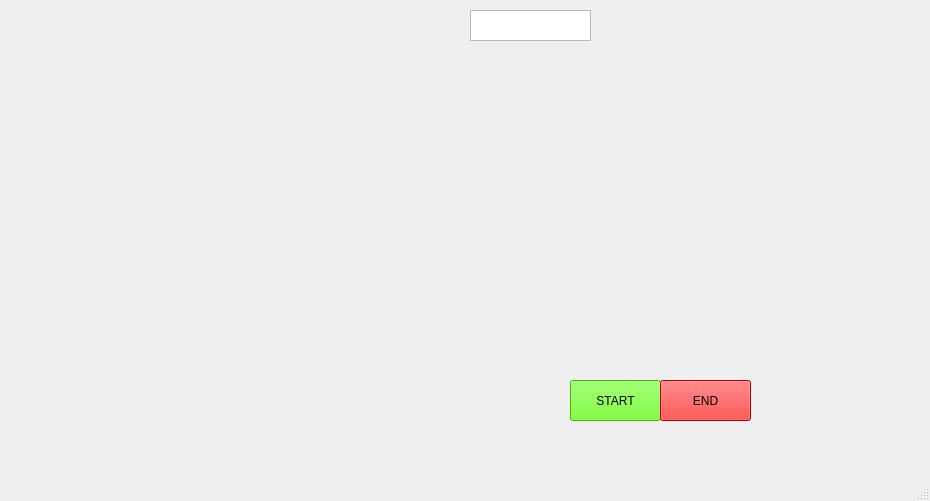
<?xml version="1.0" encoding="UTF-8"?>
<ui version="4.0">
 <class>MainWindow</class>
 <widget class="QMainWindow" name="MainWindow">
  <property name="geometry">
   <rect>
    <x>0</x>
    <y>0</y>
    <width>930</width>
    <height>501</height>
   </rect>
  </property>
  <property name="windowTitle">
   <string>MainWindow</string>
  </property>
  <widget class="QWidget" name="centralwidget">
   <widget class="QLabel" name="label">
    <property name="geometry">
     <rect>
      <x>0</x>
      <y>0</y>
      <width>921</width>
      <height>471</height>
     </rect>
    </property>
    <property name="styleSheet">
     <string notr="true"/>
    </property>
    <property name="text">
     <string/>
    </property>
    <property name="pixmap">
     <pixmap>jarvis.gif</pixmap>
    </property>
    <property name="scaledContents">
     <bool>true</bool>
    </property>
   </widget>
   <widget class="QPushButton" name="pushButton">
    <property name="geometry">
     <rect>
      <x>570</x>
      <y>380</y>
      <width>91</width>
      <height>41</height>
     </rect>
    </property>
    <property name="styleSheet">
     <string notr="true">background-color: rgb(85, 255, 0);
font: 75 16pt &quot;Consolas&quot;;</string>
    </property>
    <property name="text">
     <string>START</string>
    </property>
    <property name="icon">
     <iconset theme="START">
      <normaloff>.</normaloff>.</iconset>
    </property>
   </widget>
   <widget class="QPushButton" name="pushButton_2">
    <property name="geometry">
     <rect>
      <x>660</x>
      <y>380</y>
      <width>91</width>
      <height>41</height>
     </rect>
    </property>
    <property name="styleSheet">
     <string notr="true">background-color: rgb(255, 0, 0);
font: 75 16pt &quot;Consolas&quot;;</string>
    </property>
    <property name="text">
     <string>END</string>
    </property>
    <property name="icon">
     <iconset theme="START">
      <normaloff>C:/Program Files (x86)/Qt Designer</normaloff>C:/Program Files (x86)/Qt Designer</iconset>
    </property>
   </widget>
   <widget class="QTextBrowser" name="textBrowser">
    <property name="geometry">
     <rect>
      <x>470</x>
      <y>10</y>
      <width>121</width>
      <height>31</height>
     </rect>
    </property>
    <property name="styleSheet">
     <string notr="true">background-color: transparent;\n
</string>
    </property>
   </widget>
   <widget class="QTextBrowser" name="textBrowser_2">
    <property name="enabled">
     <bool>true</bool>
    </property>
    <property name="geometry">
     <rect>
      <x>590</x>
      <y>10</y>
      <width>121</width>
      <height>31</height>
     </rect>
    </property>
    <property name="autoFillBackground">
     <bool>false</bool>
    </property>
    <property name="styleSheet">
     <string notr="true">background-color: transparent;
</string>
    </property>
   </widget>
  </widget>
  <widget class="QMenuBar" name="menubar">
   <property name="geometry">
    <rect>
     <x>0</x>
     <y>0</y>
     <width>930</width>
     <height>21</height>
    </rect>
   </property>
  </widget>
  <widget class="QStatusBar" name="statusbar"/>
 </widget>
 <resources/>
 <connections/>
</ui>
